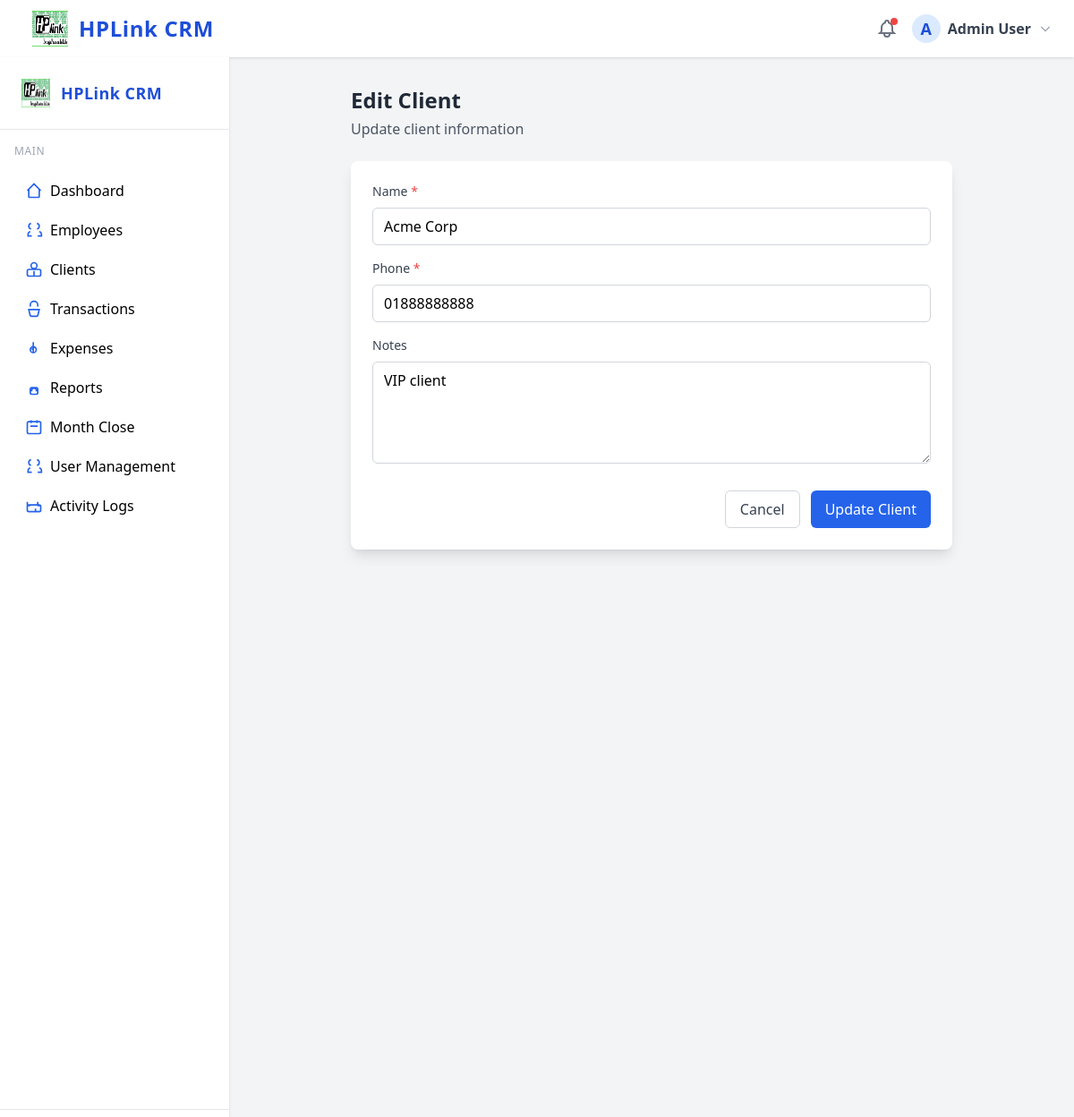
/?page=clients&action=edit&id=1 (signed in), run on the app's committed database.
### tables this page shows
CREATE TABLE users (
  id INT UNSIGNED AUTO_INCREMENT PRIMARY KEY,
  name VARCHAR(100) NOT NULL,
  email VARCHAR(150) NOT NULL UNIQUE,
  password_hash VARCHAR(255) NOT NULL,
  role ENUM('admin','hr','employee') NOT NULL,
  employee_id INT UNSIGNED NULL,
  created_at DATETIME NOT NULL DEFAULT CURRENT_TIMESTAMP,
  INDEX idx_role (role),
  INDEX idx_employee_id (employee_id)
   
);

CREATE TABLE clients (
  id INT UNSIGNED AUTO_INCREMENT PRIMARY KEY,
  name VARCHAR(100) NOT NULL,
  phone VARCHAR(30) NOT NULL,
  notes TEXT,
  created_at DATETIME NOT NULL DEFAULT CURRENT_TIMESTAMP
);

### config.php (called while the page is built)
<?php
return [
    'db' => [
        'host' => 'localhost',
        'database' => 'crm_db',
        'username' => 'crm_user',
        'password' => 'your_db_password',
        'charset' => 'utf8mb4',
    ],
    'timezone' => 'Asia/Dhaka',
    'currency_symbol' => '৳',
    'default_month_format' => 'Y-m',
    'session_name' => 'crm_session',
    'export_path' => __DIR__ . '/storage/exports/',
    'log_path' => __DIR__ . '/storage/logs/',
];

### lib/database.php (called while the page is built, shortened)
<?php
function get_config() {
    static $config = null;
    if ($config === null) {
        $config = require __DIR__ . '/../config.php';
    }
    return $config;
}

### lib/auth.php (called while the page is built, shortened)
<?php
require_once __DIR__ . '/database.php';
function is_logged_in() {
    return isset($_SESSION['user_id']);
}
function current_user() {
    static $user = null;
    if ($user === null) {
        $db = get_db();
        $stmt = $db->prepare("SELECT * FROM users WHERE id = ?");
        $stmt->execute([$_SESSION['user_id']]);
        $user = $stmt->fetch();
    }
    return $user;
}

### lib/helpers.php (called while the page is built, shortened)
<?php
require_once __DIR__ . '/auth.php';
require_once __DIR__ . '/database.php';
function e($str) {
    return htmlspecialchars($str ?? '', ENT_QUOTES | ENT_SUBSTITUTE, 'UTF-8');
}

### controllers/ClientsController.php (called while the page is built, shortened)
<?php
require_once __DIR__ . '/../lib/database.php';
require_once __DIR__ . '/../lib/helpers.php';
function clients_edit_page($id, $error = null) {
    $db = get_db();
    $stmt = $db->prepare("SELECT * FROM clients WHERE id = ?");
    $stmt->execute([$id]);
    $client = $stmt->fetch();
    include __DIR__ . '/../views/clients/edit.php';
}

### views/clients/edit.php (the view, shortened to what this page needs)
<div class="p-8">
    <div class="max-w-2xl mx-auto">
        <div class="mb-6">
            <h1 class="text-2xl font-bold text-gray-800">Edit Client</h1>
            <p class="text-gray-600 mt-1">Update client information</p>
        </div>
        <form method="POST" action="?page=clients&action=edit&id=<?= e($client['id']) ?>" class="bg-white shadow-lg rounded-lg p-6">
            <div class="mb-4">
                <label class="block text-sm font-medium text-gray-700 mb-2">
                    Name <span class="text-red-500">*</span>
                </label>
                <input type="text" name="name" required value="<?= e($client['name']) ?>"
                       class="w-full px-3 py-2 border border-gray-300 rounded-md focus:outline-none focus:ring-2 focus:ring-blue-500">
            </div>
            <div class="mb-4">
                <label class="block text-sm font-medium text-gray-700 mb-2">
                    Phone <span class="text-red-500">*</span>
                </label>
                <input type="text" name="phone" required value="<?= e($client['phone']) ?>"
                       class="w-full px-3 py-2 border border-gray-300 rounded-md focus:outline-none focus:ring-2 focus:ring-blue-500">
            </div>
            <div class="mb-6">
                <label class="block text-sm font-medium text-gray-700 mb-2">
                    Notes
                </label>
                <textarea name="notes" rows="4"
                          class="w-full px-3 py-2 border border-gray-300 rounded-md focus:outline-none focus:ring-2 focus:ring-blue-500"><?= e($client['notes']) ?></textarea>
            </div>
            <div class="flex justify-end space-x-3">
                <a href="?page=clients"
                   class="px-4 py-2 border border-gray-300 text-gray-700 rounded-md hover:bg-gray-50">
                    Cancel
                </a>
                <button type="submit"
                        class="px-4 py-2 bg-blue-600 text-white rounded-md hover:bg-blue-700">
                    Update Client
                </button>
            </div>
        </form>
    </div>
</div>

### views/layout/header.php (shortened to what this page needs)
?><!DOCTYPE html>
<html lang="en">
<head>
  <script src="https://cdn.tailwindcss.com"></script>
</head>
<body class="bg-gray-100 min-h-screen">
  <header class="bg-white shadow px-6 py-3 flex items-center justify-between">
    <div class="flex items-center space-x-3">
      <img src="/assets/logo.png" alt="HPLink CRM Logo" class="h-10 w-10">
      <span class="font-bold text-2xl text-blue-700 tracking-wide">HPLink CRM</span>
    </div>
    <div class="flex items-center space-x-4">
      <button class="relative focus:outline-none group">
        <span class="absolute top-0 right-0 inline-block w-2 h-2 bg-red-500 rounded-full"></span>
      </button>
      <?php if (is_logged_in()):
        $user = current_user(); ?>
        <div class="relative group">
          <button class="flex items-center space-x-2 focus:outline-none">
            <span class="inline-block h-8 w-8 rounded-full bg-blue-100 text-blue-700 flex items-center justify-center font-bold text-lg">
              <?= strtoupper(substr($user['name'] ?? 'U', 0, 1)) ?>
            </span>
            <span class="font-semibold text-gray-700"><?= e($user['name'] ?? 'User') ?></span>
            <svg class="w-4 h-4 text-gray-400" fill="none" stroke="currentColor" stroke-width="2" viewBox="0 0 24 24"><path d="M19 9l-7 7-7-7"></path></svg>
          </button>
        </div>
      <?php else: ?>
        <a href="?page=login" class="px-4 py-2 bg-blue-600 text-white rounded hover:bg-blue-700">Login</a>
      <?php endif; ?>
    </div>
  </header>
  <div class="flex">
    <?php if (is_logged_in()): ?>
      <?php include __DIR__ . '/sidebar.php'; ?>
    <?php endif; ?>
    <main class="flex-1">

### data on the page
users: name "A", name "Admin User"
clients: name "Acme Corp", phone "01888888888", notes "VIP client"
